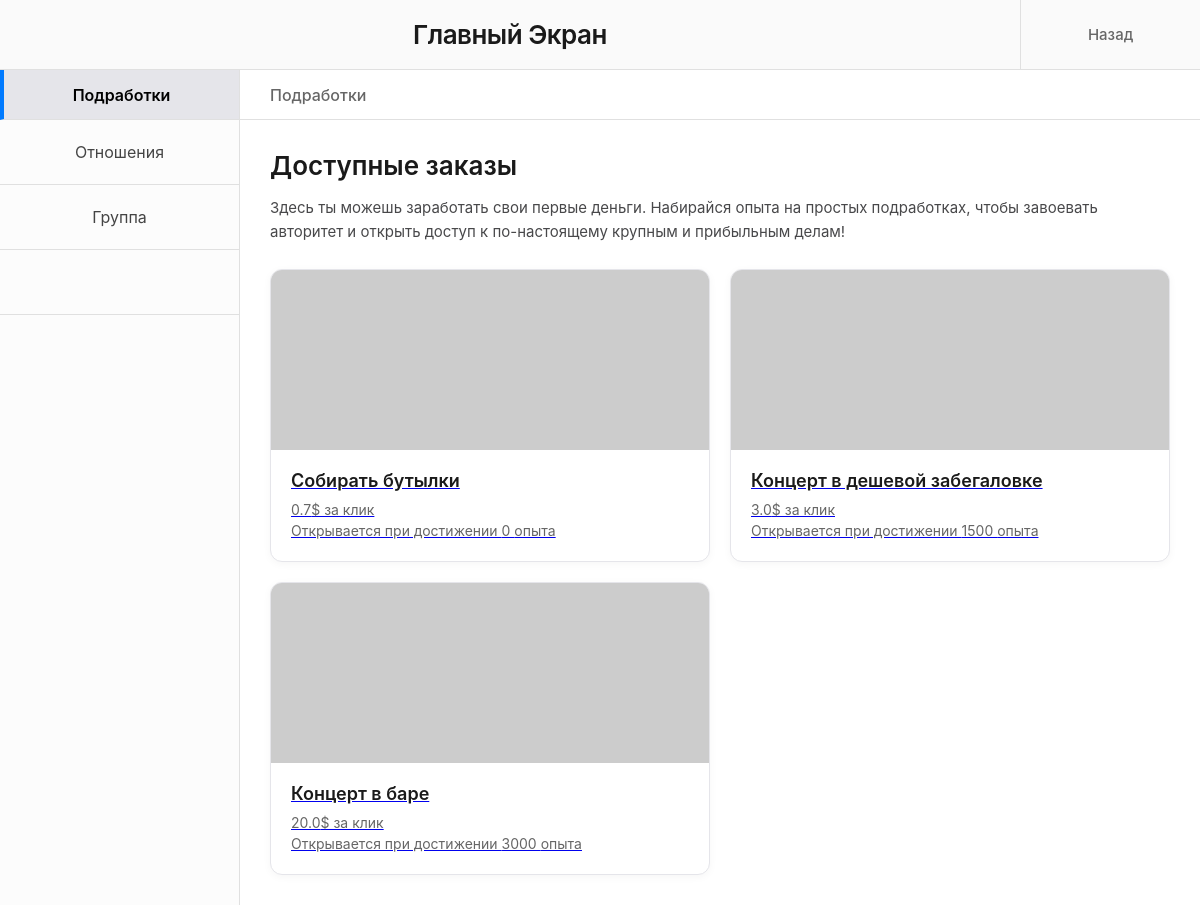
Page /computer (signed in) on the committed database.
### models.py (models this page shows)
class BaseModel(Model):
    class Meta:
        database = db

class Jobs(BaseModel):
    name = CharField()
    salary = FloatField()
    need_xp = IntegerField()
    need_charisma = IntegerField()
    time_cost = IntegerField()
    energy_cost = IntegerField()
    open_from = IntegerField()
    open_to = IntegerField()
    access = BooleanField(default=False)
    link = CharField()

### main.py (the view)
@app.route("/computer")
def computer():
    player = Player.get_or_none(Player.login == session.get("login"))
    avatar = Avatars.get_or_none(Avatars.id == player.avatar)
    hours = player.time // 60
    minutes = player.time % 60
    job = Jobs.select()
    relations = Relations.select().where(Relations.player_id == player.id)
    band = Band.get_or_none(Band.player_id == player.id)
    return render_template("computer.html", player=player, hours=hours, minutes=minutes, avatar=avatar, jobs=job, relations = relations, band=band)

### templates/computer.html (shortened to what this page needs)
<!DOCTYPE html>
<html lang="ru">
<head>
    <link rel="stylesheet" href="../static/css/computer.css">
</head>
<body>
    <div class="window-container">
        <header class="header">
            <div class="header-title">Главный Экран</div>
            <button class="back-button" onclick="window.history.back();">
                <div>Назад</div>
            </button>
        </header>
        <div class="main-content">
            <aside class="sidebar">
                <div class="sidebar-first-item active" data-tab="tab-jobs">Подработки</div>
                <div class="sidebar-item" data-tab="tab-relations">Отношения</div>
                <div class="sidebar-item" data-tab="tab-group">Группа</div>
                <div class="sidebar-empty-item"></div>
                <div class="sidebar-spacer"></div>
            </aside>
            <main class="content-area">
                <div class="content-subheader" id="current-header">Подработки</div>
                <div class="content-body">
                    <div id="tab-jobs" class="tab-content active">
                        <h2>Доступные заказы</h2>
                        <p class="intro-text">
                            Здесь ты можешь заработать свои первые деньги.
                            Набирайся опыта на простых подработках, чтобы завоевать авторитет и открыть доступ к по-настоящему крупным и прибыльным делам!
                        </p>
                        <div class="jobs-container">
                            {%for job in jobs%}
                            <a href="/job/{{job.link}}">
                            <div class="job-card">
                                <div class="job-card-image">
                                    <img src="https://picsum.photos" >
                                </div>
                                <div class="job-card-info">
                                    <h3>{{job.name}}</h3>
                                    <p>{{job.salary}}$ за клик</p>
                                    <p>Открывается при достижении {{job.need_xp}} опыта</p>
                                </div>
                            </div>
                            </a>
                            {%endfor%}
                        </div>
                    </div>
                </div>
            </main>
        </div>
    </div>
</body>
</html>

### static/css/computer.css (style rules this page uses)
* { box-sizing: border-box; margin: 0; padding: 0; font-family: -apple-system, BlinkMacSystemFont, "Segoe UI", Roboto, Helvetica, Arial, sans-serif; }
html, body { height: 100%; width: 100%; overflow: hidden; background-color: #ffffff; }
.window-container { height: 100vh; width: 100vw; display: grid; grid-template-rows: 70px 1fr; }
.header { display: grid; grid-template-columns: 1fr 180px; border-bottom: 1px solid #e0e0e0; background-color: #fafafa; }
.header-title { display: flex; justify-content: center; align-items: center; font-size: 26px; font-weight: 600; color: #1a1a1a; letter-spacing: -0.5px; }
.back-button { display: flex; flex-direction: column; justify-content: center; align-items: center; border-left: 1px solid #e0e0e0; cursor: pointer; font-size: 15px; font-weight: 500; color: #666666; background: none; border-top: none; border-right: none; border-bottom: none; transition: all 0.2s ease; }
.main-content { display: grid; grid-template-columns: 240px 1fr; height: 100%; }
.sidebar { display: flex; flex-direction: column; border-right: 1px solid #e0e0e0; background-color: #fcfcfc; }
.content-area { display: grid; grid-template-rows: 50px 1fr; background-color: #ffffff; height: 100%; overflow: hidden; }
.sidebar-first-item { height: 50px; border-bottom: 1px solid #e0e0e0; display: flex; justify-content: center; align-items: center; font-size: 16px; color: #444444; cursor: pointer; transition: all 0.15s ease; }
.content-subheader { height: 50px; padding-left: 30px; display: flex; align-items: center; font-size: 16px; font-weight: 500; color: #666666; border-bottom: 1px solid #e0e0e0; background-color: #ffffff; }
.sidebar-item { height: 65px; border-bottom: 1px solid #e0e0e0; display: flex; justify-content: center; align-items: center; font-size: 16px; color: #444444; cursor: pointer; transition: all 0.15s ease; }
.sidebar-empty-item { height: 65px; border-bottom: 1px solid #e0e0e0; }
.sidebar-first-item.active, .sidebar-item.active { background-color: #e5e5ea; color: #000000; font-weight: 600; border-left: 4px solid #007aff; }
.sidebar-spacer { flex-grow: 1; background-color: #fcfcfc; }
.content-body { padding: 30px; overflow-y: auto; height: 100%; }
.tab-content { display: none; animation: fadeIn 0.3s ease; }
.tab-content.active { display: block; }
.tab-content h2 { font-size: 26px; color: #1a1a1a; margin-bottom: 15px; font-weight: 600; }
.tab-content .intro-text { font-size: 15px; color: #48484a; line-height: 1.6; margin-bottom: 25px; }
.jobs-container { display: grid; grid-template-columns: repeat(auto-fill, minmax(320px, 1fr)); gap: 20px; margin-top: 15px; }
.job-card { background-color: #ffffff; border: 1px solid #e5e5ea; border-radius: 12px; overflow: hidden; display: flex; flex-direction: column; box-shadow: 0 2px 8px rgba(0, 0, 0, 0.04); transition: transform 0.2s ease, box-shadow 0.2s ease; }
.job-card-image { width: 100%; height: 180px; background-color: #f2f2f7; overflow: hidden; position: relative; }
.job-card-image img { width: 100%; height: 100%; object-fit: cover; }
.job-card-info { padding: 20px; display: flex; flex-direction: column; flex-grow: 1; }
.job-card-info h3 { font-size: 18px; font-weight: 600; color: #1a1a1a; margin-bottom: 8px; }
.job-card-info p { font-size: 14px; color: #666666; line-height: 1.5; }

### rows in the picture
Jobs: name "Собирать бутылки", salary "0.7", need_xp "0"
Jobs: name "Концерт в дешевой забегаловке", salary "3.0", need_xp "1500"
Jobs: name "Концерт в баре", salary "20.0", need_xp "3000"
